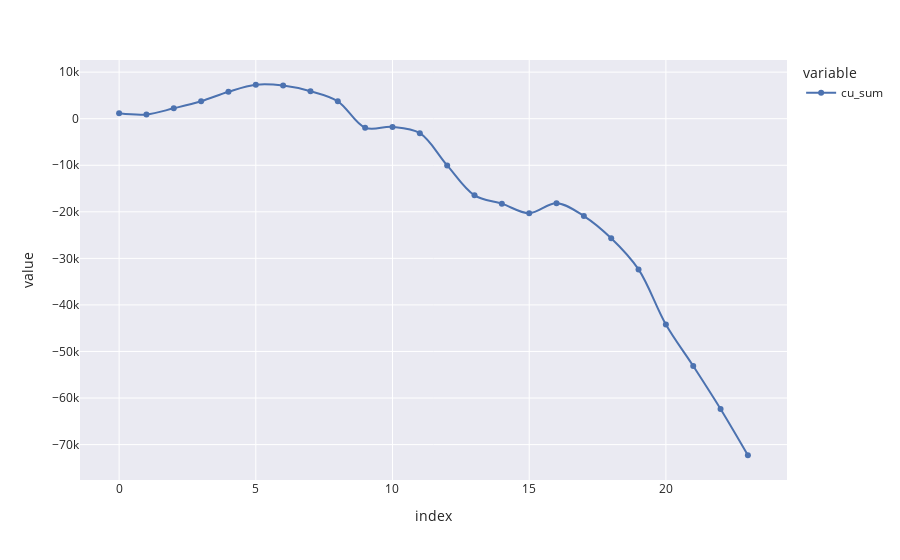

Notebook cell for this chart:
### Code cell
months_diff['cu_sum'].plot.line(markers=True, line_shape='spline', height=600)

### Figure 1 — Plotly figure (JSON) as saved in the notebook; plotly's stock layout.template omitted (floating-point values rounded to 4 significant figures)
{"data": [{"hovertemplate": "variable=cu_sum<br>index=%{x}<br>value=%{y}<extra></extra>", "legendgroup": "cu_sum", "line": {"color": "rgb(76,114,176)", "dash": "solid", "shape": "spline"}, "marker": {"symbol": "circle"}, "mode": "lines+markers", "name": "cu_sum", "orientation": "v", "showlegend": true, "type": "scatter", "x": [0, 1, 2, 3, 4, 5, 6, 7, 8, 9, 10, 11, 12, 13, 14, 15, 16, 17, 18, 19, 20, 21, 22, 23], "xaxis": "x", "y": [1161.0, 895.3, 2231.0, 3752.0, 5789.0, 7290.0, 7118.0, 5898.0, 3740.0, -1939.0, -1767.0, -3119.0, -10030.0, -16470.0, -18250.0, -20300.0, -18160.0, -20910.0, -25670.0, -32370.0, -44190.0, -53110.0, -62350.0, -72290.0], "yaxis": "y"}], "layout": {"autosize": true, "legend": {"title": {"text": "variable"}, "tracegroupgap": 0}, "margin": {"t": 60}, "xaxis": {"anchor": "y", "autorange": true, "domain": [0, 1], "range": [-1.345, 24.35], "title": {"text": "index"}, "type": "linear"}, "yaxis": {"anchor": "x", "autorange": true, "domain": [0, 1], "range": [-77520.0, 12530.0], "title": {"text": "value"}, "type": "linear"}}}
